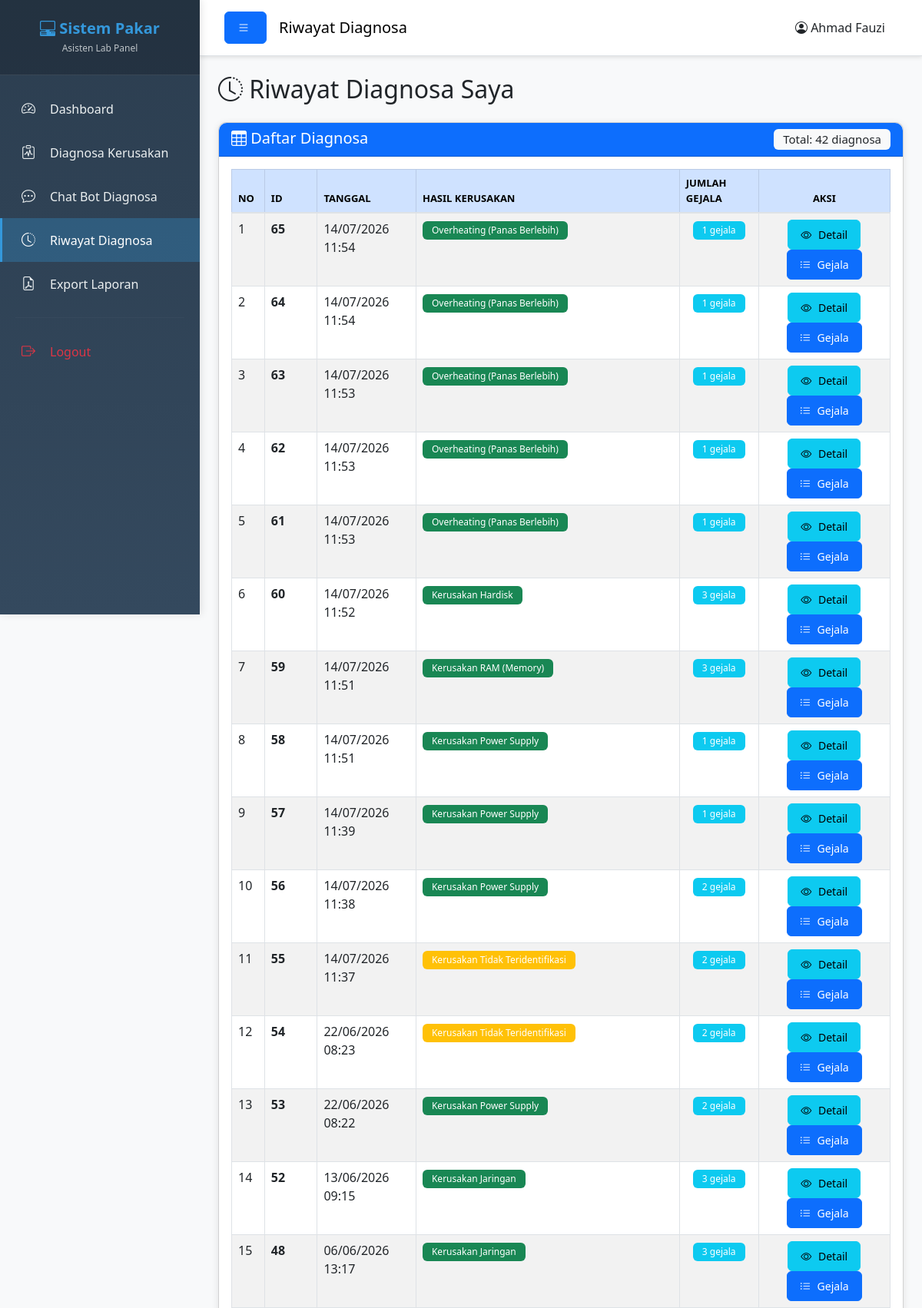
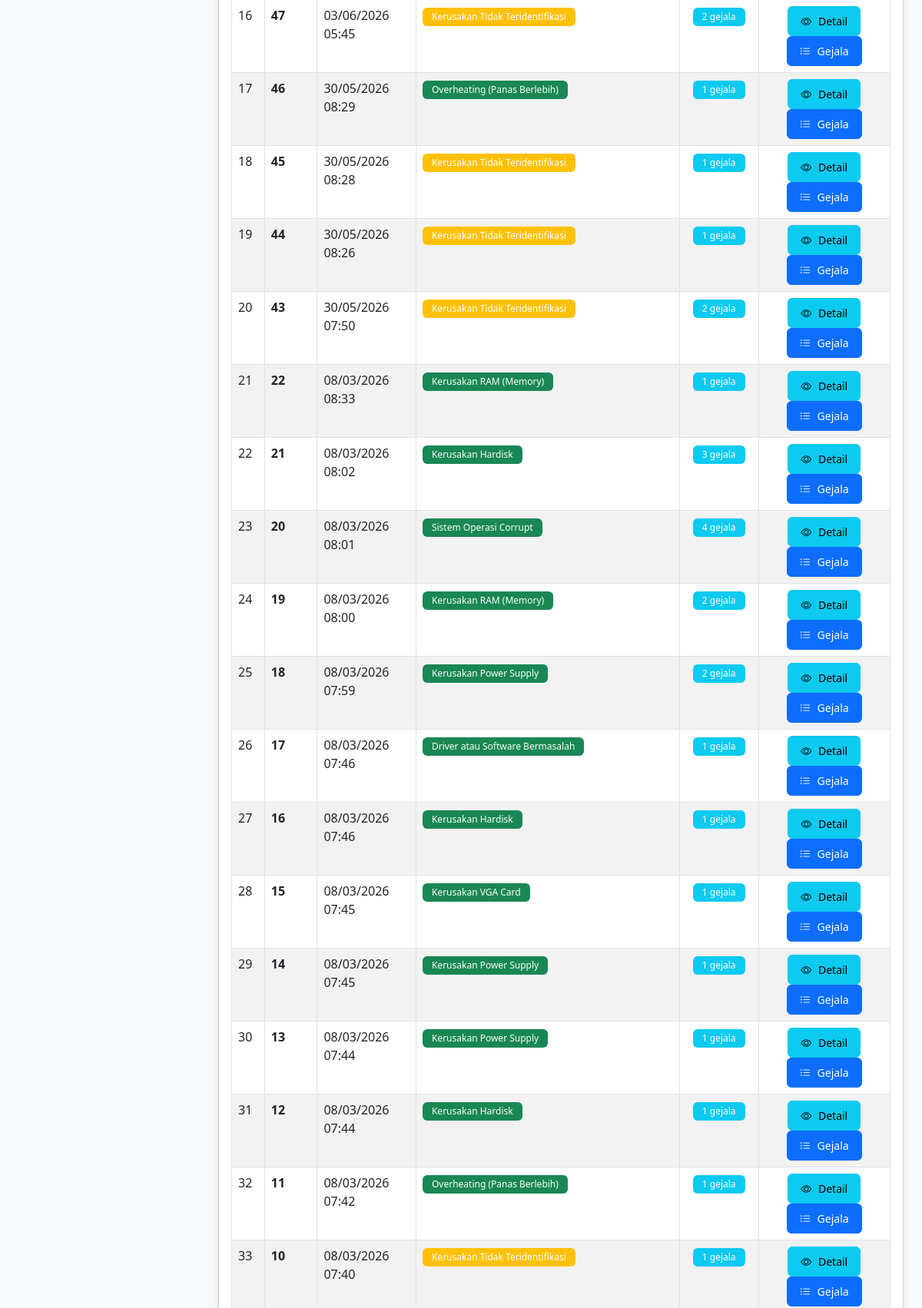
The app's page /Asisten/riwayat_diagnosa.php (signed in, upper part) with its own data (2 pictures, top to bottom).
### tables this page shows
CREATE TABLE `diagnosa` (
  `id_diagnosa` int(11) NOT NULL,
  `id_user` int(11) NOT NULL,
  `tanggal` datetime NOT NULL,
  `hasil_kerusakan` text NOT NULL
);

### Asisten/riwayat_diagnosa.php (the view, shortened to what this page needs)
<?php
$id_user = $_SESSION['id_user'];
$query = "SELECT * FROM diagnosa WHERE id_user = '$id_user' ORDER BY tanggal DESC";
$result_diagnosa = mysqli_query($koneksi, $query);
?>
<!DOCTYPE html>
<html lang="id">
<head>
    <link href="https://cdn.jsdelivr.net/npm/bootstrap@5.3.0/dist/css/bootstrap.min.css" rel="stylesheet">
    <link rel="stylesheet" href="https://cdn.jsdelivr.net/npm/bootstrap-icons@1.10.0/font/bootstrap-icons.css">
    <link rel="stylesheet" href="../Assets/css/style.css?v=20260713">
</head>
<body>
    <div class="wrapper">
        <?php include 'sidebar_asisten.php'; ?>
        <div class="main-content">
            <nav class="navbar navbar-expand-lg navbar-light bg-white border-bottom">
                <div class="container-fluid">
                    <button class="btn btn-primary" id="sidebarToggle">
                        <i class="bi bi-list"></i>
                    </button>
                    <span class="navbar-brand mb-0 h1 ms-3">Riwayat Diagnosa</span>
                    <div class="ms-auto">
                        <span class="me-3">
                            <i class="bi bi-person-circle"></i> <?php echo $_SESSION['nama_lengkap']; ?>
                        </span>
                    </div>
                </div>
            </nav>
            <div class="container-fluid p-4">
                <h2 class="mb-4">
                    <i class="bi bi-clock-history"></i>
                    Riwayat Diagnosa Saya
                </h2>
                <div class="card shadow">
                    <div class="card-header bg-primary text-white">
                        <h5 class="mb-0">
                            <i class="bi bi-table"></i> Daftar Diagnosa
                            <span class="badge bg-light text-dark float-end">
                                Total: <?php echo mysqli_num_rows($result_diagnosa); ?> diagnosa
                            </span>
                        </h5>
                    </div>
                    <div class="card-body">
                        <?php if(mysqli_num_rows($result_diagnosa) > 0): ?>
                        <div class="table-responsive">
                            <table class="table table-striped table-hover table-bordered">
                                <thead class="table-primary">
                                    <tr>
                                        <th width="5%">No</th>
                                        <th width="8%">ID</th>
                                        <th width="15%">Tanggal</th>
                                        <th width="40%">Hasil Kerusakan</th>
                                        <th width="12%">Jumlah Gejala</th>
                                        <th width="20%" class="text-center">Aksi</th>
                                    </tr>
                                </thead>
                                <tbody>
                                    <?php
                                    $no = 1;
                                    while($row = mysqli_fetch_assoc($result_diagnosa)):
                                        $id_diagnosa = $row['id_diagnosa'];
                                        $query_count = "SELECT COUNT(*) as total FROM diagnosa_detail WHERE id_diagnosa = '$id_diagnosa'";
                                        $result_count = mysqli_query($koneksi, $query_count);
                                        $count = mysqli_fetch_assoc($result_count)['total'];
                                        $badge_class = ($row['hasil_kerusakan'] == 'Kerusakan Tidak Teridentifikasi') ? 'bg-warning' : 'bg-success';
                                    ?>
                                    <tr>
                                        <td><?php echo $no++; ?></td>
                                        <td><strong><?php echo $row['id_diagnosa']; ?></strong></td>
                                        <td><?php echo date('d/m/Y H:i', strtotime($row['tanggal'])); ?></td>
                                        <td>
                                            <span class="badge <?php echo $badge_class; ?>">
                                                <?php echo $row['hasil_kerusakan']; ?>
                                            </span>
                                        </td>
                                        <td class="text-center">
                                            <span class="badge bg-info"><?php echo $count; ?> gejala</span>
                                        </td>
                                        <td class="text-center">
                                            <a href="hasil_diagnosa.php?id=<?php echo $row['id_diagnosa']; ?>"
                                               class="btn btn-info btn-sm">
                                                <i class="bi bi-eye"></i> Detail
                                            </a>
                                            <button type="button" class="btn btn-primary btn-sm"
                                                    data-bs-toggle="modal"
                                                    data-bs-target="#modalGejala<?php echo $row['id_diagnosa']; ?>">
                                                <i class="bi bi-list-ul"></i> Gejala
                                            </button>
                                        </td>
                                    </tr>
                                    <?php endwhile; ?>
                                </tbody>
                            </table>
                        </div>
                        <?php endif; ?>
                    </div>
                </div>
            </div>
        </div>
    </div>
</body>
</html>

### Assets/css/style.css (style rules this page uses)
* { margin: 0; padding: 0; box-sizing: border-box; }
body { font-family: "Segoe UI", Tahoma, Geneva, Verdana, sans-serif; background-color: #f8f9fa; }
.wrapper { display: flex; width: 100%; min-height: 100vh; }
.main-content { flex: 1; margin-left: 260px; transition: margin-left 0.3s ease, opacity 0.3s ease, transform 0.3s ease; background-color: #f8f9fa; }
.navbar { box-shadow: 0 2px 5px rgba(0, 0, 0, 0.1); padding: 15px 20px; }
.card { border-radius: 10px; margin-bottom: 20px; transition: transform 0.3s ease, box-shadow 0.3s ease; }
.card-header { border-radius: 10px 10px 0 0 !important; font-weight: 600; }
.table { margin-bottom: 0; }
.table thead th { font-weight: 600; text-transform: uppercase; font-size: 13px; border-bottom: 2px solid #dee2e6; }
.btn { border-radius: 6px; padding: 8px 16px; font-weight: 500; transition: all 0.3s ease; }
.btn i { margin-right: 5px; }
.badge { padding: 6px 12px; font-weight: 500; border-radius: 6px; }
.shadow { box-shadow: 0 2px 10px rgba(0, 0, 0, 0.1) !important; }

### records on screen
diagnosa: id_diagnosa "65", tanggal "14/07/2026 11:54", hasil_kerusakan "Overheating (Panas Berlebih)", count "1"
diagnosa: id_diagnosa "64", tanggal "14/07/2026 11:54", hasil_kerusakan "Overheating (Panas Berlebih)", count "1"
diagnosa: id_diagnosa "63", tanggal "14/07/2026 11:53", hasil_kerusakan "Overheating (Panas Berlebih)", count "1"
diagnosa: id_diagnosa "62", tanggal "14/07/2026 11:53", hasil_kerusakan "Overheating (Panas Berlebih)", count "1"
diagnosa: id_diagnosa "61", tanggal "14/07/2026 11:53", hasil_kerusakan "Overheating (Panas Berlebih)", count "1"
diagnosa: id_diagnosa "60", tanggal "14/07/2026 11:52", hasil_kerusakan "Kerusakan Hardisk", count "3"
diagnosa: id_diagnosa "59", tanggal "14/07/2026 11:51", hasil_kerusakan "Kerusakan RAM (Memory)", count "3"
diagnosa: id_diagnosa "58", tanggal "14/07/2026 11:51", hasil_kerusakan "Kerusakan Power Supply", count "1"
diagnosa: id_diagnosa "57", tanggal "14/07/2026 11:39", hasil_kerusakan "Kerusakan Power Supply", count "1"
diagnosa: id_diagnosa "56", tanggal "14/07/2026 11:38", hasil_kerusakan "Kerusakan Power Supply", count "2"
diagnosa: id_diagnosa "55", tanggal "14/07/2026 11:37", hasil_kerusakan "Kerusakan Tidak Teridentifikasi", count "2"
diagnosa: id_diagnosa "54", tanggal "22/06/2026 08:23", hasil_kerusakan "Kerusakan Tidak Teridentifikasi", count "2"
diagnosa: id_diagnosa "53", tanggal "22/06/2026 08:22", hasil_kerusakan "Kerusakan Power Supply", count "2"
diagnosa: id_diagnosa "52", tanggal "13/06/2026 09:15", hasil_kerusakan "Kerusakan Jaringan", count "3"
diagnosa: id_diagnosa "48", tanggal "06/06/2026 13:17", hasil_kerusakan "Kerusakan Jaringan", count "3"
diagnosa: id_diagnosa "47", tanggal "03/06/2026 05:45", hasil_kerusakan "Kerusakan Tidak Teridentifikasi", count "2"
diagnosa: id_diagnosa "46", tanggal "30/05/2026 08:29", hasil_kerusakan "Overheating (Panas Berlebih)", count "1"
diagnosa: id_diagnosa "45", tanggal "30/05/2026 08:28", hasil_kerusakan "Kerusakan Tidak Teridentifikasi", count "1"
diagnosa: id_diagnosa "44", tanggal "30/05/2026 08:26", hasil_kerusakan "Kerusakan Tidak Teridentifikasi", count "1"
diagnosa: id_diagnosa "43", tanggal "30/05/2026 07:50", hasil_kerusakan "Kerusakan Tidak Teridentifikasi", count "2"
diagnosa: id_diagnosa "22", tanggal "08/03/2026 08:33", hasil_kerusakan "Kerusakan RAM (Memory)", count "1"
diagnosa: id_diagnosa "21", tanggal "08/03/2026 08:02", hasil_kerusakan "Kerusakan Hardisk", count "3"
diagnosa: id_diagnosa "20", tanggal "08/03/2026 08:01", hasil_kerusakan "Sistem Operasi Corrupt", count "4"
diagnosa: id_diagnosa "19", tanggal "08/03/2026 08:00", hasil_kerusakan "Kerusakan RAM (Memory)", count "2"
diagnosa: id_diagnosa "18", tanggal "08/03/2026 07:59", hasil_kerusakan "Kerusakan Power Supply", count "2"
diagnosa: id_diagnosa "17", tanggal "08/03/2026 07:46", hasil_kerusakan "Driver atau Software Bermasalah", count "1"
diagnosa: id_diagnosa "16", tanggal "08/03/2026 07:46", hasil_kerusakan "Kerusakan Hardisk", count "1"
diagnosa: id_diagnosa "15", tanggal "08/03/2026 07:45", hasil_kerusakan "Kerusakan VGA Card", count "1"
diagnosa: id_diagnosa "14", tanggal "08/03/2026 07:45", hasil_kerusakan "Kerusakan Power Supply", count "1"
diagnosa: id_diagnosa "13", tanggal "08/03/2026 07:44", hasil_kerusakan "Kerusakan Power Supply", count "1"
diagnosa: id_diagnosa "12", tanggal "08/03/2026 07:44", hasil_kerusakan "Kerusakan Hardisk", count "1"
diagnosa: id_diagnosa "11", tanggal "08/03/2026 07:42", hasil_kerusakan "Overheating (Panas Berlebih)", count "1"
diagnosa: id_diagnosa "10", tanggal "08/03/2026 07:40", hasil_kerusakan "Kerusakan Tidak Teridentifikasi", count "1"

### other values on screen
$_SESSION['nama_lengkap'] "Ahmad Fauzi"
mysqli_num_rows($result_diagnosa) "42"
